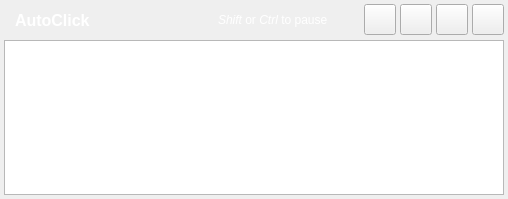
<?xml version="1.0" encoding="UTF-8"?>
<ui version="4.0">
 <class>MainDialog</class>
 <widget class="QDialog" name="MainDialog">
  <property name="geometry">
   <rect>
    <x>0</x>
    <y>0</y>
    <width>508</width>
    <height>199</height>
   </rect>
  </property>
  <property name="windowTitle">
   <string>AutoClick</string>
  </property>
  <property name="windowIcon">
   <iconset resource="icons.qrc">
    <normaloff>:/icons/mouse-cursor.png</normaloff>:/icons/mouse-cursor.png</iconset>
  </property>
  <layout class="QVBoxLayout" name="verticalLayout">
   <property name="spacing">
    <number>4</number>
   </property>
   <property name="leftMargin">
    <number>4</number>
   </property>
   <property name="topMargin">
    <number>4</number>
   </property>
   <property name="rightMargin">
    <number>4</number>
   </property>
   <property name="bottomMargin">
    <number>4</number>
   </property>
   <item>
    <layout class="QHBoxLayout" name="horizontalLayout_3">
     <property name="spacing">
      <number>4</number>
     </property>
     <item>
      <widget class="QWidget" name="widget" native="true">
       <property name="sizePolicy">
        <sizepolicy hsizetype="MinimumExpanding" vsizetype="Preferred">
         <horstretch>0</horstretch>
         <verstretch>0</verstretch>
        </sizepolicy>
       </property>
       <layout class="QHBoxLayout" name="horizontalLayout_2">
        <property name="spacing">
         <number>0</number>
        </property>
        <property name="leftMargin">
         <number>0</number>
        </property>
        <property name="topMargin">
         <number>0</number>
        </property>
        <property name="rightMargin">
         <number>0</number>
        </property>
        <property name="bottomMargin">
         <number>0</number>
        </property>
        <item>
         <widget class="QWidget" name="titleWidget" native="true">
          <property name="styleSheet">
           <string notr="true">QWidget
{
	background-image: url(:/icons/title.png);
}

QLabel
{
	color: rgb(255, 255, 255);
}</string>
          </property>
          <layout class="QHBoxLayout" name="horizontalLayout">
           <property name="spacing">
            <number>4</number>
           </property>
           <property name="leftMargin">
            <number>0</number>
           </property>
           <property name="topMargin">
            <number>0</number>
           </property>
           <property name="rightMargin">
            <number>0</number>
           </property>
           <property name="bottomMargin">
            <number>0</number>
           </property>
           <item>
            <widget class="QLabel" name="titleIcon">
             <property name="sizePolicy">
              <sizepolicy hsizetype="Fixed" vsizetype="Preferred">
               <horstretch>0</horstretch>
               <verstretch>0</verstretch>
              </sizepolicy>
             </property>
             <property name="text">
              <string/>
             </property>
             <property name="pixmap">
              <pixmap resource="icons.qrc">:/icons/mouse-cursor.png</pixmap>
             </property>
             <property name="scaledContents">
              <bool>true</bool>
             </property>
             <property name="margin">
              <number>0</number>
             </property>
             <property name="textInteractionFlags">
              <set>Qt::NoTextInteraction</set>
             </property>
            </widget>
           </item>
           <item>
            <widget class="QLabel" name="titleLabel">
             <property name="sizePolicy">
              <sizepolicy hsizetype="MinimumExpanding" vsizetype="Preferred">
               <horstretch>0</horstretch>
               <verstretch>0</verstretch>
              </sizepolicy>
             </property>
             <property name="styleSheet">
              <string notr="true">QLabel
{
	font-weight: bold;
	font-size: 16px;
}</string>
             </property>
             <property name="text">
              <string>AutoClick</string>
             </property>
             <property name="textInteractionFlags">
              <set>Qt::NoTextInteraction</set>
             </property>
            </widget>
           </item>
           <item>
            <widget class="QLabel" name="label">
             <property name="text">
              <string>&lt;html&gt;&lt;head/&gt;&lt;body&gt;&lt;p&gt;&lt;span style=&quot; font-style:italic;&quot;&gt;Shift&lt;/span&gt; or &lt;span style=&quot; font-style:italic;&quot;&gt;Ctrl&lt;/span&gt; to pause&lt;/p&gt;&lt;/body&gt;&lt;/html&gt;</string>
             </property>
             <property name="textInteractionFlags">
              <set>Qt::NoTextInteraction</set>
             </property>
            </widget>
           </item>
          </layout>
         </widget>
        </item>
        <item>
         <widget class="QWidget" name="separatorWidget" native="true">
          <property name="sizePolicy">
           <sizepolicy hsizetype="Fixed" vsizetype="Preferred">
            <horstretch>0</horstretch>
            <verstretch>0</verstretch>
           </sizepolicy>
          </property>
          <property name="minimumSize">
           <size>
            <width>32</width>
            <height>32</height>
           </size>
          </property>
          <property name="maximumSize">
           <size>
            <width>32</width>
            <height>32</height>
           </size>
          </property>
          <property name="styleSheet">
           <string notr="true">QWidget
{
	background-image: url(:/icons/separator.png);
}</string>
          </property>
         </widget>
        </item>
       </layout>
      </widget>
     </item>
     <item>
      <widget class="QToolButton" name="loadButton">
       <property name="sizePolicy">
        <sizepolicy hsizetype="Minimum" vsizetype="Fixed">
         <horstretch>0</horstretch>
         <verstretch>0</verstretch>
        </sizepolicy>
       </property>
       <property name="maximumSize">
        <size>
         <width>51</width>
         <height>16777215</height>
        </size>
       </property>
       <property name="toolTip">
        <string>&lt;html&gt;&lt;head/&gt;&lt;body&gt;&lt;p&gt;Load..&lt;span style=&quot; font-style:italic;&quot;&gt; Ctrl+Shift+L&lt;/span&gt;&lt;/p&gt;&lt;/body&gt;&lt;/html&gt;</string>
       </property>
       <property name="styleSheet">
        <string notr="true">QToolButton::checked
{
	background-color: qradialgradient(spread:pad, cx:0.5, cy:0.5, radius:0.75, fx:0.5, fy:0.5, stop:0.3 rgba(255, 255, 255, 255), stop:0.6 rgba(255, 255, 50, 200) stop:1.0 rgba(255, 0, 0, 150));
    border: none;
    border-radius: 3px;
};</string>
       </property>
       <property name="text">
        <string/>
       </property>
       <property name="icon">
        <iconset resource="icons.qrc">
         <normaloff>:/icons/load.png</normaloff>:/icons/load.png</iconset>
       </property>
       <property name="iconSize">
        <size>
         <width>24</width>
         <height>24</height>
        </size>
       </property>
       <property name="shortcut">
        <string>Ctrl+Shift+S</string>
       </property>
       <property name="checkable">
        <bool>false</bool>
       </property>
      </widget>
     </item>
     <item>
      <widget class="QToolButton" name="saveButton">
       <property name="sizePolicy">
        <sizepolicy hsizetype="Minimum" vsizetype="Fixed">
         <horstretch>0</horstretch>
         <verstretch>0</verstretch>
        </sizepolicy>
       </property>
       <property name="maximumSize">
        <size>
         <width>51</width>
         <height>16777215</height>
        </size>
       </property>
       <property name="toolTip">
        <string>&lt;html&gt;&lt;head/&gt;&lt;body&gt;&lt;p&gt;Save..&lt;span style=&quot; font-style:italic;&quot;&gt; Ctrl+Shift+S&lt;/span&gt;&lt;/p&gt;&lt;/body&gt;&lt;/html&gt;</string>
       </property>
       <property name="styleSheet">
        <string notr="true">QToolButton::checked
{
	background-color: qradialgradient(spread:pad, cx:0.5, cy:0.5, radius:0.75, fx:0.5, fy:0.5, stop:0.3 rgba(255, 255, 255, 255), stop:0.6 rgba(255, 255, 50, 200) stop:1.0 rgba(255, 0, 0, 150));
    border: none;
    border-radius: 3px;
};</string>
       </property>
       <property name="text">
        <string/>
       </property>
       <property name="icon">
        <iconset resource="icons.qrc">
         <normaloff>:/icons/save.png</normaloff>:/icons/save.png</iconset>
       </property>
       <property name="iconSize">
        <size>
         <width>24</width>
         <height>24</height>
        </size>
       </property>
       <property name="shortcut">
        <string>Ctrl+Shift+S</string>
       </property>
       <property name="checkable">
        <bool>false</bool>
       </property>
      </widget>
     </item>
     <item>
      <widget class="QToolButton" name="timerButton">
       <property name="sizePolicy">
        <sizepolicy hsizetype="Minimum" vsizetype="Fixed">
         <horstretch>0</horstretch>
         <verstretch>0</verstretch>
        </sizepolicy>
       </property>
       <property name="maximumSize">
        <size>
         <width>51</width>
         <height>16777215</height>
        </size>
       </property>
       <property name="toolTip">
        <string>&lt;html&gt;&lt;head/&gt;&lt;body&gt;&lt;p&gt;Toggle Clicking&lt;span style=&quot; font-style:italic;&quot;&gt; Ctrl+Shift+C&lt;/span&gt;&lt;/p&gt;&lt;/body&gt;&lt;/html&gt;</string>
       </property>
       <property name="styleSheet">
        <string notr="true">QToolButton::checked
{
	background-color: qradialgradient(spread:pad, cx:0.5, cy:0.5, radius:0.75, fx:0.5, fy:0.5, stop:0.3 rgba(255, 255, 255, 255), stop:0.6 rgba(255, 255, 50, 200) stop:1.0 rgba(255, 0, 0, 150));
    border: none;
    border-radius: 3px;
};</string>
       </property>
       <property name="text">
        <string/>
       </property>
       <property name="icon">
        <iconset resource="icons.qrc">
         <normaloff>:/icons/hourglass-icon.png</normaloff>:/icons/hourglass-icon.png</iconset>
       </property>
       <property name="iconSize">
        <size>
         <width>24</width>
         <height>24</height>
        </size>
       </property>
       <property name="shortcut">
        <string>Ctrl+Shift+C</string>
       </property>
       <property name="checkable">
        <bool>true</bool>
       </property>
      </widget>
     </item>
     <item>
      <widget class="QToolButton" name="quitButton">
       <property name="sizePolicy">
        <sizepolicy hsizetype="Minimum" vsizetype="Fixed">
         <horstretch>0</horstretch>
         <verstretch>0</verstretch>
        </sizepolicy>
       </property>
       <property name="toolTip">
        <string>&lt;html&gt;&lt;head/&gt;&lt;body&gt;&lt;p&gt;Exit&lt;span style=&quot; font-style:italic;&quot;&gt; Ctrl+Shift+X&lt;/span&gt;&lt;/p&gt;&lt;/body&gt;&lt;/html&gt;</string>
       </property>
       <property name="text">
        <string/>
       </property>
       <property name="icon">
        <iconset resource="icons.qrc">
         <normaloff>:/icons/quit.png</normaloff>:/icons/quit.png</iconset>
       </property>
       <property name="iconSize">
        <size>
         <width>24</width>
         <height>24</height>
        </size>
       </property>
       <property name="shortcut">
        <string>Ctrl+Shift+X</string>
       </property>
      </widget>
     </item>
    </layout>
   </item>
   <item>
    <widget class="QListWidget" name="ruleList">
     <property name="sizePolicy">
      <sizepolicy hsizetype="MinimumExpanding" vsizetype="Expanding">
       <horstretch>0</horstretch>
       <verstretch>0</verstretch>
      </sizepolicy>
     </property>
     <property name="horizontalScrollBarPolicy">
      <enum>Qt::ScrollBarAlwaysOff</enum>
     </property>
     <property name="selectionMode">
      <enum>QAbstractItemView::NoSelection</enum>
     </property>
     <property name="uniformItemSizes">
      <bool>true</bool>
     </property>
    </widget>
   </item>
  </layout>
 </widget>
 <resources>
  <include location="icons.qrc"/>
 </resources>
 <connections/>
</ui>
